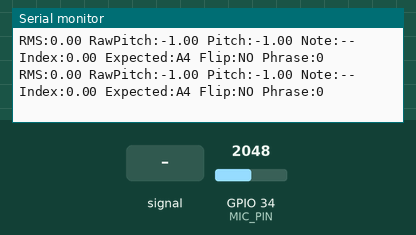
Bench run of a sketch on a simulated ESP32. On the bench: the last lines printed to the serial monitor. Inputs (shaded band) come from the test bench; at power-on: GPIO 34 (MIC_PIN) = 2048 (analog values on the 0–4095 scale). Random numbers use the default seed unless the sketch sets one.

Above: at 1.2 s.
1.3 s: GPIO 34 (MIC_PIN) fed a 200 Hz sine of ±327 counts around its level
At 1.54 s:
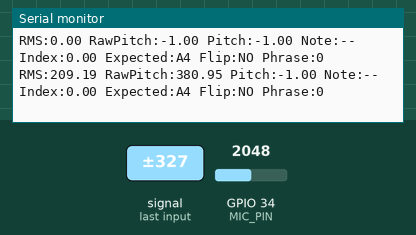
2.8 s: GPIO 34 (MIC_PIN) set to 2866
At 2.98 s:
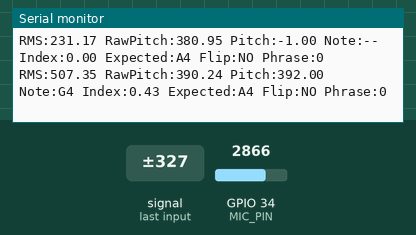
4.3 s: GPIO 34 (MIC_PIN) fed a 1000 Hz sine of ±1023 counts around its level
At 4.57 s:
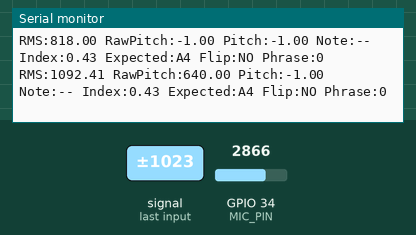
5.8 s: GPIO 34 (MIC_PIN) set to 3603
At 5.86 s:
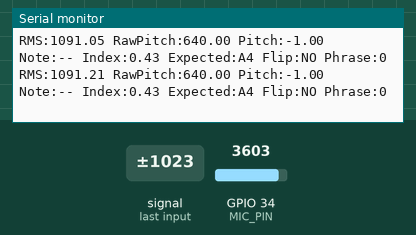
Timing chart, 0 to 8.3 s (numbered marks = the images above; inputs shaded):
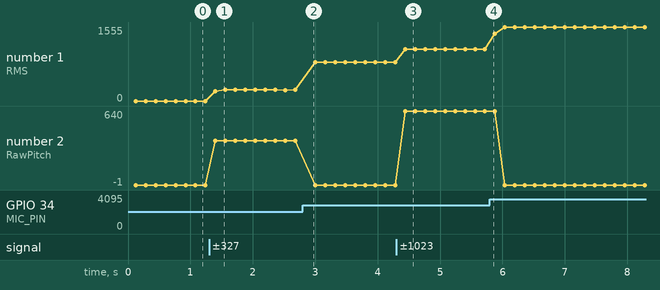

Measured:
- after the input at 1.3 s, the serial monitor: prints a new line after 0.10 s (image 1)
- after the input at 2.8 s, the serial monitor: prints a new line at once (image 2)
- after the input at 4.3 s, the serial monitor: prints a new line after 0.14 s (image 3)
- plotted number 1: 0 → 231.17 after the input at 1.3 s, 231.17 → 818 after the input at 2.8 s, 818 → 1091.21 after the input at 4.3 s, 1091.21 → 1555 after the input at 5.8 s
- plotted number 2: -1 → 380.95 after the input at 1.3 s, -1 → 640 after the input at 4.3 s

The sketch:

Particle_Filter_Mic_Only.ino
```cpp
#include <Arduino.h>
#include <math.h>

#define MIC_PIN 34

const int SAMPLE_RATE = 16000;
const int BUFFER_SIZE = 1024;

const float MIN_FREQ = 380.0;
const float MAX_FREQ = 900.0;
float RMS_THRESHOLD = 30.0;

const int ADC_CENTER = 2048;

#define NOTE_C4 261.63
#define NOTE_CS4 277.18
#define NOTE_D4 293.66
#define NOTE_DS4 311.13
#define NOTE_E4 329.63
#define NOTE_F4 349.23
#define NOTE_FS4 369.99
#define NOTE_G4 392.00
#define NOTE_GS4 415.30
#define NOTE_A4 440.00
#define NOTE_AS4 466.16
#define NOTE_B4 493.88
#define NOTE_C5 523.25
#define NOTE_CS5 554.37
#define NOTE_D5 587.33
#define NOTE_DS5 622.25
#define NOTE_E5 659.25
#define NOTE_F5 698.46
#define NOTE_FS5 739.99

const int SCORE_LEN = 42;

const float referenceScore[SCORE_LEN] = {
  NOTE_A4, NOTE_A4, NOTE_E5, NOTE_E5, NOTE_FS5, NOTE_FS5, NOTE_E5,
  NOTE_D5, NOTE_D5, NOTE_CS5, NOTE_CS5, NOTE_B4, NOTE_B4, NOTE_A4,

  NOTE_E5, NOTE_E5, NOTE_D5, NOTE_D5, NOTE_CS5, NOTE_CS5, NOTE_B4,
  NOTE_E5, NOTE_E5, NOTE_D5, NOTE_D5, NOTE_CS5, NOTE_CS5, NOTE_B4,

  NOTE_A4, NOTE_A4, NOTE_E5, NOTE_E5, NOTE_FS5, NOTE_FS5, NOTE_E5,
  NOTE_D5, NOTE_D5, NOTE_CS5, NOTE_CS5, NOTE_B4, NOTE_B4, NOTE_A4
};

const int phraseFlipPoints[6] = {5, 12, 19, 26, 33, 40};
const int PHRASE_COUNT = 6;

const int N_PARTICLES = 120;
const float STEP_MEAN = 0.18;
const float STEP_STD = 0.35;
const float PITCH_SIGMA = 16.0;

struct NoteRef {
  const char* name;
  float frequency;
};

const NoteRef noteTable[] = {
  {"C4", NOTE_C4},
  {"C#4", NOTE_CS4},
  {"D4", NOTE_D4},
  {"D#4", NOTE_DS4},
  {"E4", NOTE_E4},
  {"F4", NOTE_F4},
  {"F#4", NOTE_FS4},
  {"G4", NOTE_G4},
  {"G#4", NOTE_GS4},
  {"A4", NOTE_A4},
  {"A#4", NOTE_AS4},
  {"B4", NOTE_B4},
  {"C5", NOTE_C5},
  {"C#5", NOTE_CS5},
  {"D5", NOTE_D5},
  {"D#5", NOTE_DS5},
  {"E5", NOTE_E5},
  {"F5", NOTE_F5},
  {"F#5", NOTE_FS5}
};

const int NOTE_COUNT = sizeof(noteTable) / sizeof(noteTable[0]);

float particles[N_PARTICLES];
float weights[N_PARTICLES];
float estimatedIndex = 0;
int16_t audioBuffer[BUFFER_SIZE];
int lastPhrase = -1;

float randUniform() {
  return random(0, 10000) / 10000.0;
}

float randNormal() {
  float u1 = randUniform();
  float u2 = randUniform();

  if (u1 < 1e-6) u1 = 1e-6;

  return sqrt(-2 * log(u1)) * cos(2 * PI * u2);
}

float clamp(float x, float lo, float hi) {
  if (x < lo) return lo;
  if (x > hi) return hi;
  return x;
}

float absFloat(float x) {
  return x < 0 ? -x : x;
}

float gaussian(float x, float mu, float sigma) {
  float d = x - mu;
  return exp(-(d * d) / (2 * sigma * sigma));
}

float centsOff(float pitch, float reference) {
  return 1200.0 * log(pitch / reference) / log(2.0);
}

const char* noteNameFromFrequency(float frequency) {
  if (frequency <= 0) return "--";

  for (int i = 0; i < NOTE_COUNT; i++) {
    if (absFloat(frequency - noteTable[i].frequency) < 0.5) {
      return noteTable[i].name;
    }
  }

  return "UNK";
}

float snapPitchToReference(float pitch) {
  float bestNote = -1;
  float bestCents = 1e9;

  for (int i = 0; i < NOTE_COUNT; i++) {
    float cents = absFloat(centsOff(pitch, noteTable[i].frequency));

    if (cents < bestCents) {
      bestCents = cents;
      bestNote = noteTable[i].frequency;
    }
  }

  if (bestCents > 35.0) return -1;

  return bestNote;
}

void captureAudio(int16_t* buf, int n, int sampleRate) {
  unsigned long period = 1000000UL / sampleRate;
  unsigned long start = micros();

  for (int i = 0; i < n; i++) {
    while (micros() - start < i * period) {}

    int raw = analogRead(MIC_PIN);
    buf[i] = raw - ADC_CENTER;
  }
}

float computeRMS(const int16_t* buf, int n) {
  double sum = 0;

  for (int i = 0; i < n; i++) {
    sum += (double)buf[i] * buf[i];
  }

  return sqrt(sum / n);
}

float estimatePitch(const int16_t* buf, int n, int sampleRate, float minFreq, float maxFreq) {
  static float x[BUFFER_SIZE];

  float mean = 0;

  for (int i = 0; i < n; i++) {
    mean += buf[i];
  }

  mean /= n;

  for (int i = 0; i < n; i++) {
    x[i] = buf[i] - mean;
  }

  int minLag = sampleRate / maxFreq;
  int maxLag = sampleRate / minFreq;

  float bestCorr = -1;
  int bestLag = -1;

  for (int lag = minLag; lag <= maxLag; lag++) {
    double corr = 0;
    double e1 = 0;
    double e2 = 0;

    for (int i = 0; i < n - lag; i++) {
      float a = x[i];
      float b = x[i + lag];

      corr += a * b;
      e1 += a * a;
      e2 += b * b;
    }

    if (e1 < 1e-9 || e2 < 1e-9) continue;

    float norm = corr / sqrt(e1 * e2);

    if (norm > bestCorr) {
      bestCorr = norm;
      bestLag = lag;
    }
  }

  if (bestLag <= 0) return -1;
  if (bestCorr < 0.35) return -1;

  return (float)sampleRate / bestLag;
}

void initParticles() {
  for (int i = 0; i < N_PARTICLES; i++) {
    particles[i] = 0 + 0.4 * randNormal();
    particles[i] = clamp(particles[i], 0, SCORE_LEN - 1);
    weights[i] = 1.0 / N_PARTICLES;
  }
}

void predictParticles() {
  for (int i = 0; i < N_PARTICLES; i++) {
    float step = STEP_MEAN + STEP_STD * randNormal();

    if (step < -0.2) step = -0.2;

    particles[i] += step;
    particles[i] = clamp(particles[i], 0, SCORE_LEN - 1);
  }
}

void updateWeights(float pitch) {
  float sum = 0;

  for (int i = 0; i < N_PARTICLES; i++) {
    int idx = round(particles[i]);
    idx = clamp(idx, 0, SCORE_LEN - 1);

    float expected = referenceScore[idx];
    float w = gaussian(pitch, expected, PITCH_SIGMA);

    weights[i] = w + 1e-12;
    sum += weights[i];
  }

  for (int i = 0; i < N_PARTICLES; i++) {
    weights[i] /= sum;
  }
}

float estimateState() {
  float est = 0;

  for (int i = 0; i < N_PARTICLES; i++) {
    est += particles[i] * weights[i];
  }

  return est;
}

bool checkFlipTrigger(int refIdx) {
  for (int i = lastPhrase + 1; i < PHRASE_COUNT; i++) {
    if (refIdx >= phraseFlipPoints[i]) {
      lastPhrase = i;
      return true;
    }
  }

  return false;
}

void setup() {
  Serial.begin(115200);

  analogReadResolution(12);
  analogSetPinAttenuation(MIC_PIN, ADC_11db);

  initParticles();

  Serial.println("Mic + particle filter ready");
}

void loop() {
  captureAudio(audioBuffer, BUFFER_SIZE, SAMPLE_RATE);

  float rms = computeRMS(audioBuffer, BUFFER_SIZE);
  float rawPitch = -1;
  float pitch = -1;

  if (rms > RMS_THRESHOLD) {
    rawPitch = estimatePitch(audioBuffer, BUFFER_SIZE, SAMPLE_RATE, MIN_FREQ, MAX_FREQ);

    if (rawPitch > 0) {
      pitch = snapPitchToReference(rawPitch);
    }
  }

  if (pitch > 0) {
    predictParticles();
    updateWeights(pitch);

    estimatedIndex = estimateState();
    estimatedIndex = clamp(estimatedIndex, 0, SCORE_LEN - 1);
  }

  int refIdx = round(estimatedIndex);
  float expectedNote = referenceScore[refIdx];
  bool flipTriggered = checkFlipTrigger(refIdx);

  Serial.print("RMS:");
  Serial.print(rms);

  Serial.print(" RawPitch:");
  Serial.print(rawPitch);

  Serial.print(" Pitch:");
  Serial.print(pitch);

  Serial.print(" Note:");
  Serial.print(noteNameFromFrequency(pitch));

  Serial.print(" Index:");
  Serial.print(estimatedIndex);

  Serial.print(" Expected:");
  Serial.print(noteNameFromFrequency(expectedNote));

  Serial.print(" Flip:");
  Serial.print(flipTriggered ? "YES" : "NO");

  Serial.print(" Phrase:");
  Serial.print(lastPhrase + 1);

  Serial.println();

  delay(35);
}
```
